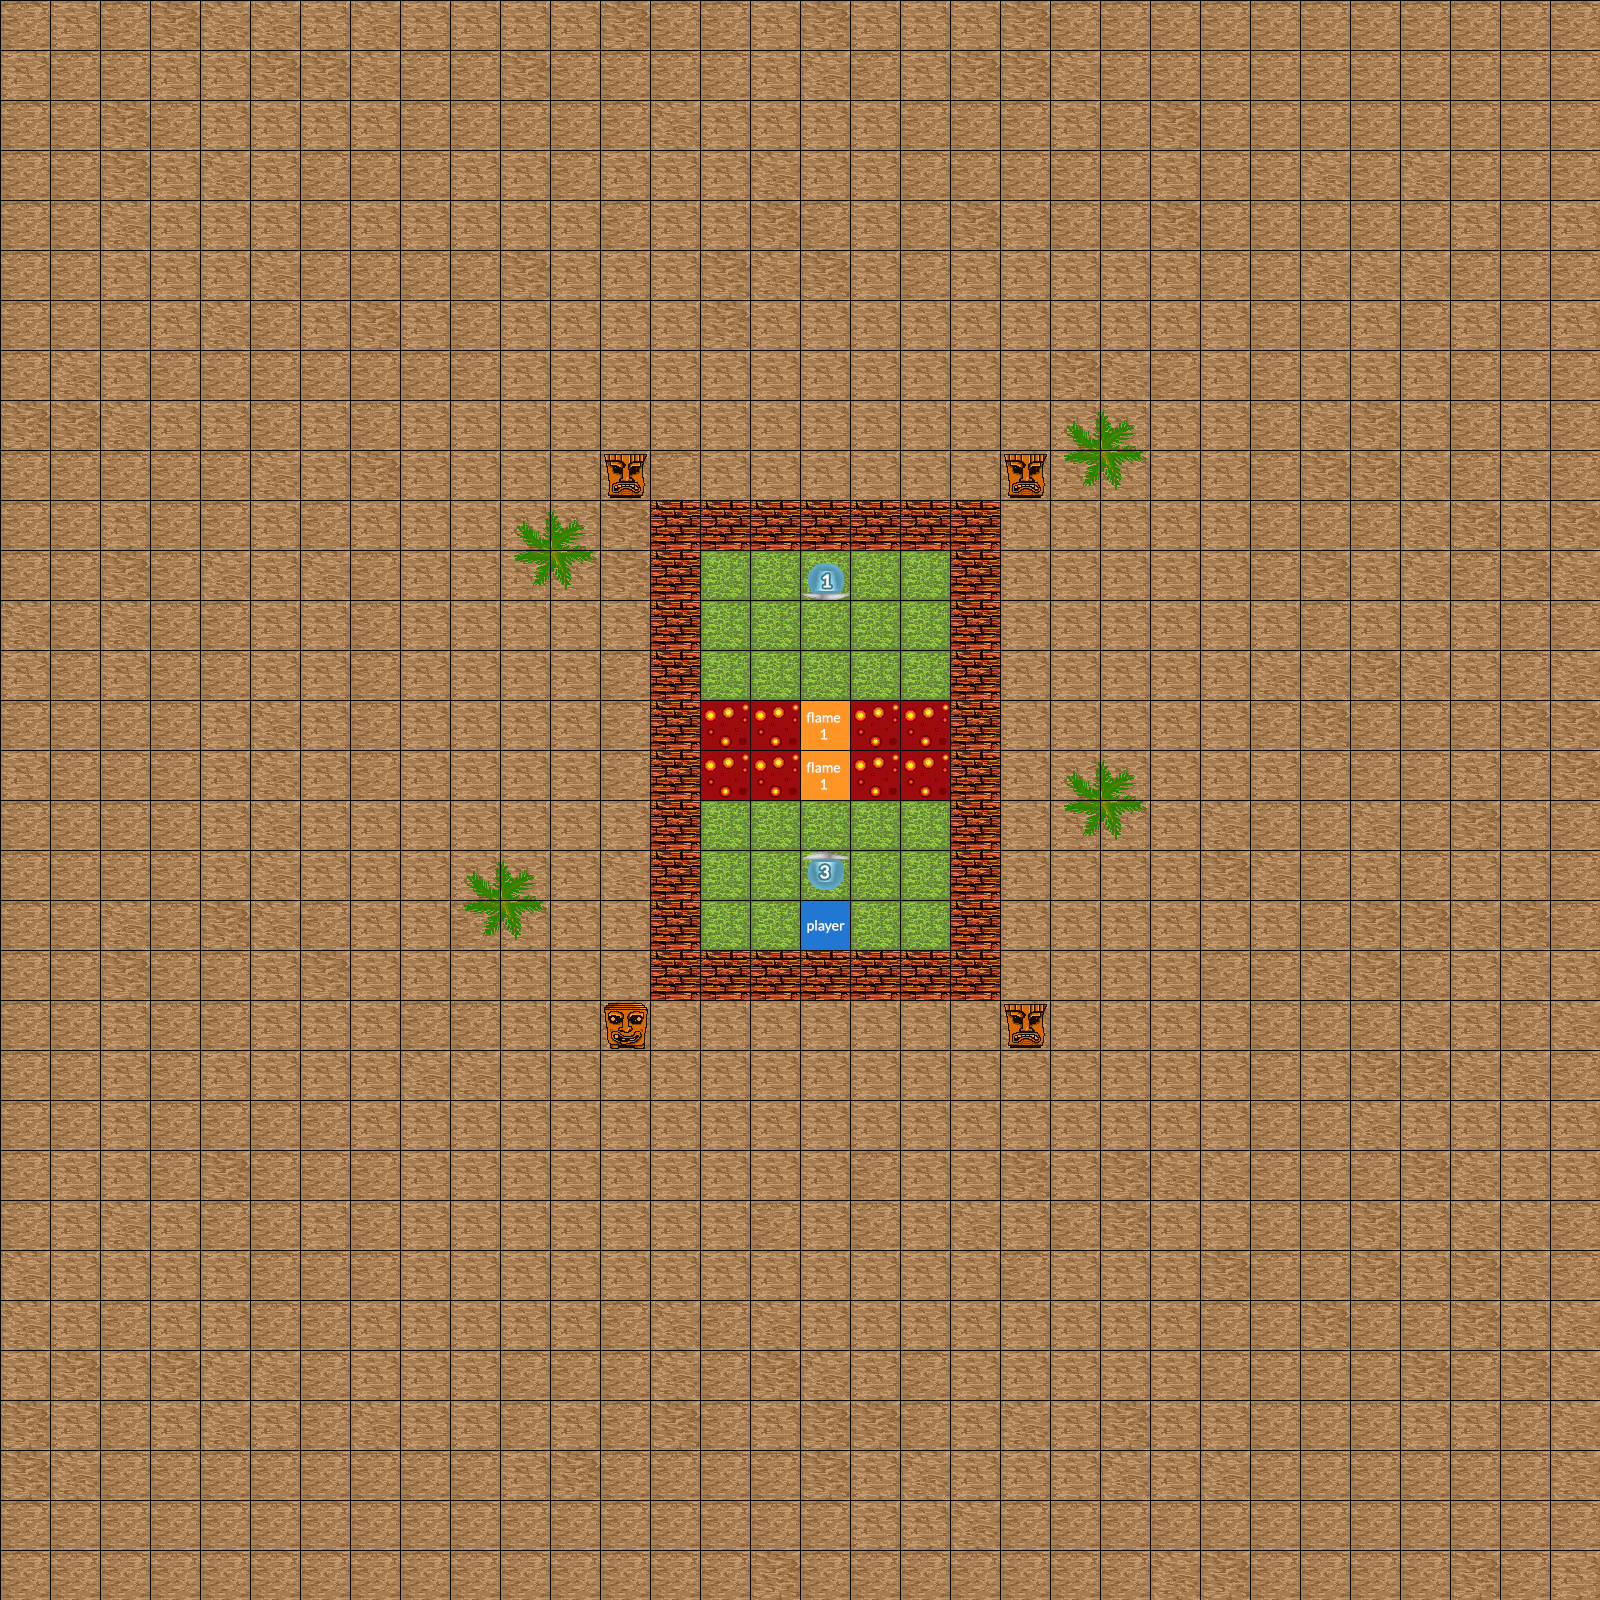

Below is a game level as drawn by its tile map, then a one-line description and the .tmx that defines it (tile-layer data replaced by summaries):
An orthogonal 32x32 tile map with 50x50 px tiles, 4 tile layers (Background, Paths, Interactive, Foreground).

<map version="1.0" orientation="orthogonal" renderorder="right-down" width="32" height="32" tilewidth="50" tileheight="50" nextobjectid="1">
 <properties>
  <property name="name" value="Template" />
 </properties>
 <tileset firstgid="1" name="tiles" tilewidth="50" tileheight="50" spacing="2" tilecount="540" columns="27">
  <image source="../images/tiles.png" width="1404" height="1040" />
  <tile id="432">
   <properties>
    <property name="fan" type="int" value="2" />
    <property name="moveable" type="bool" value="false" />
    <property name="strength" type="int" value="1" />
   </properties>
  </tile>
  <tile id="433">
   <properties>
    <property name="fan" value="0" />
    <property name="moveable" type="bool" value="false" />
    <property name="strength" type="int" value="1" />
   </properties>
  </tile>
  <tile id="434">
   <properties>
    <property name="fan" value="2" />
    <property name="moveable" type="bool" value="false" />
    <property name="strength" type="int" value="2" />
   </properties>
  </tile>
  <tile id="435">
   <properties>
    <property name="fan" value="0" />
    <property name="moveable" type="bool" value="false" />
    <property name="strength" type="int" value="2" />
   </properties>
  </tile>
  <tile id="436">
   <properties>
    <property name="fan" value="2" />
    <property name="moveable" type="bool" value="false" />
    <property name="strength" type="int" value="3" />
   </properties>
  </tile>
  <tile id="437">
   <properties>
    <property name="fan" value="0" />
    <property name="moveable" type="bool" value="false" />
    <property name="strength" type="int" value="3" />
   </properties>
  </tile>
  <tile id="438">
   <properties>
    <property name="flame" type="int" value="1" />
   </properties>
  </tile>
  <tile id="439">
   <properties>
    <property name="flame" type="int" value="2" />
   </properties>
  </tile>
  <tile id="447">
   <properties>
    <property name="fan" type="int" value="2" />
    <property name="moveable" type="bool" value="true" />
    <property name="strength" type="int" value="1" />
   </properties>
  </tile>
  <tile id="448">
   <properties>
    <property name="fan" type="int" value="0" />
    <property name="moveable" type="bool" value="true" />
    <property name="strength" type="int" value="1" />
   </properties>
  </tile>
  <tile id="449">
   <properties>
    <property name="fan" type="int" value="2" />
    <property name="moveable" type="bool" value="true" />
    <property name="strength" type="int" value="2" />
   </properties>
  </tile>
  <tile id="450">
   <properties>
    <property name="fan" type="int" value="0" />
    <property name="moveable" type="bool" value="true" />
    <property name="strength" type="int" value="2" />
   </properties>
  </tile>
  <tile id="451">
   <properties>
    <property name="fan" type="int" value="2" />
    <property name="moveable" type="bool" value="true" />
    <property name="strength" type="int" value="3" />
   </properties>
  </tile>
  <tile id="452">
   <properties>
    <property name="fan" type="int" value="0" />
    <property name="moveable" type="bool" value="true" />
    <property name="strength" type="int" value="3" />
   </properties>
  </tile>
  <tile id="459">
   <properties>
    <property name="fan" value="3" />
    <property name="moveable" type="bool" value="false" />
    <property name="strength" type="int" value="1" />
   </properties>
  </tile>
  <tile id="460">
   <properties>
    <property name="fan" type="int" value="1" />
    <property name="moveable" type="bool" value="false" />
    <property name="strength" type="int" value="1" />
   </properties>
  </tile>
  <tile id="461">
   <properties>
    <property name="fan" value="3" />
    <property name="moveable" type="bool" value="false" />
    <property name="strength" type="int" value="2" />
   </properties>
  </tile>
  <tile id="462">
   <properties>
    <property name="fan" type="int" value="1" />
    <property name="moveable" type="bool" value="false" />
    <property name="strength" type="int" value="2" />
   </properties>
  </tile>
  <tile id="463">
   <properties>
    <property name="fan" value="3" />
    <property name="moveable" type="bool" value="false" />
    <property name="strength" type="int" value="3" />
   </properties>
  </tile>
  <tile id="464">
   <properties>
    <property name="fan" type="int" value="1" />
    <property name="moveable" type="bool" value="false" />
    <property name="strength" type="int" value="3" />
   </properties>
  </tile>
  <tile id="465">
   <properties>
    <property name="flame" type="int" value="3" />
   </properties>
  </tile>
  <tile id="466">
   <properties>
    <property name="flame" type="int" value="4" />
   </properties>
  </tile>
  <tile id="474">
   <properties>
    <property name="fan" type="int" value="3" />
    <property name="moveable" type="bool" value="true" />
    <property name="strength" type="int" value="1" />
   </properties>
  </tile>
  <tile id="475">
   <properties>
    <property name="fan" type="int" value="1" />
    <property name="moveable" type="bool" value="true" />
    <property name="strength" type="int" value="1" />
   </properties>
  </tile>
  <tile id="476">
   <properties>
    <property name="fan" type="int" value="3" />
    <property name="moveable" type="bool" value="true" />
    <property name="strength" type="int" value="2" />
   </properties>
  </tile>
  <tile id="477">
   <properties>
    <property name="fan" type="int" value="1" />
    <property name="moveable" type="bool" value="true" />
    <property name="strength" type="int" value="2" />
   </properties>
  </tile>
  <tile id="478">
   <properties>
    <property name="fan" type="int" value="3" />
    <property name="moveable" type="bool" value="true" />
    <property name="strength" type="int" value="3" />
   </properties>
  </tile>
  <tile id="479">
   <properties>
    <property name="fan" type="int" value="1" />
    <property name="moveable" type="bool" value="true" />
    <property name="strength" type="int" value="3" />
   </properties>
  </tile>
  <tile id="486">
   <properties>
    <property name="fan" value="2" />
    <property name="moveable" type="bool" value="false" />
    <property name="strength" type="int" value="4" />
   </properties>
  </tile>
  <tile id="487">
   <properties>
    <property name="fan" value="0" />
    <property name="moveable" type="bool" value="false" />
    <property name="strength" type="int" value="4" />
   </properties>
  </tile>
  <tile id="488">
   <properties>
    <property name="fan" value="2" />
    <property name="moveable" type="bool" value="false" />
    <property name="strength" type="int" value="5" />
   </properties>
  </tile>
  <tile id="489">
   <properties>
    <property name="fan" value="0" />
    <property name="moveable" type="bool" value="false" />
    <property name="strength" type="int" value="5" />
   </properties>
  </tile>
  <tile id="490">
   <properties>
    <property name="fan" value="2" />
    <property name="moveable" type="bool" value="false" />
    <property name="strength" type="int" value="6" />
   </properties>
  </tile>
  <tile id="491">
   <properties>
    <property name="fan" value="0" />
    <property name="moveable" type="bool" value="false" />
    <property name="strength" type="int" value="6" />
   </properties>
  </tile>
  <tile id="492">
   <properties>
    <property name="lava" type="int" value="1" />
   </properties>
  </tile>
  <tile id="493">
   <properties>
    <property name="lava" type="int" value="2" />
   </properties>
  </tile>
  <tile id="501">
   <properties>
    <property name="fan" type="int" value="2" />
    <property name="moveable" type="bool" value="true" />
    <property name="strength" type="int" value="4" />
   </properties>
  </tile>
  <tile id="502">
   <properties>
    <property name="fan" type="int" value="0" />
    <property name="moveable" type="bool" value="true" />
    <property name="strength" type="int" value="4" />
   </properties>
  </tile>
  <tile id="503">
   <properties>
    <property name="fan" type="int" value="2" />
    <property name="moveable" type="bool" value="true" />
    <property name="strength" type="int" value="5" />
   </properties>
  </tile>
  <tile id="504">
   <properties>
    <property name="fan" type="int" value="0" />
    <property name="moveable" type="bool" value="true" />
    <property name="strength" type="int" value="5" />
   </properties>
  </tile>
  <tile id="505">
   <properties>
    <property name="fan" type="int" value="2" />
    <property name="moveable" type="bool" value="true" />
    <property name="strength" type="int" value="6" />
   </properties>
  </tile>
  <tile id="506">
   <properties>
    <property name="fan" type="int" value="0" />
    <property name="moveable" type="bool" value="true" />
    <property name="strength" type="int" value="6" />
   </properties>
  </tile>
  <tile id="513">
   <properties>
    <property name="fan" value="3" />
    <property name="moveable" type="bool" value="false" />
    <property name="strength" type="int" value="4" />
   </properties>
  </tile>
  <tile id="514">
   <properties>
    <property name="fan" type="int" value="1" />
    <property name="moveable" type="bool" value="false" />
    <property name="strength" type="int" value="4" />
   </properties>
  </tile>
  <tile id="515">
   <properties>
    <property name="fan" value="3" />
    <property name="moveable" type="bool" value="false" />
    <property name="strength" type="int" value="5" />
   </properties>
  </tile>
  <tile id="516">
   <properties>
    <property name="fan" type="int" value="1" />
    <property name="moveable" type="bool" value="false" />
    <property name="strength" type="int" value="5" />
   </properties>
  </tile>
  <tile id="517">
   <properties>
    <property name="fan" value="3" />
    <property name="moveable" type="bool" value="false" />
    <property name="strength" type="int" value="6" />
   </properties>
  </tile>
  <tile id="518">
   <properties>
    <property name="fan" type="int" value="1" />
    <property name="moveable" type="bool" value="false" />
    <property name="strength" type="int" value="6" />
   </properties>
  </tile>
  <tile id="519">
   <properties>
    <property name="lava" type="int" value="3" />
   </properties>
  </tile>
  <tile id="520">
   <properties>
    <property name="lava" type="int" value="4" />
   </properties>
  </tile>
  <tile id="527">
   <properties>
    <property name="player" type="bool" value="true" />
   </properties>
  </tile>
  <tile id="528">
   <properties>
    <property name="fan" type="int" value="3" />
    <property name="moveable" type="bool" value="true" />
    <property name="strength" type="int" value="4" />
   </properties>
  </tile>
  <tile id="529">
   <properties>
    <property name="fan" type="int" value="1" />
    <property name="moveable" type="bool" value="true" />
    <property name="strength" type="int" value="4" />
   </properties>
  </tile>
  <tile id="530">
   <properties>
    <property name="fan" type="int" value="3" />
    <property name="moveable" type="bool" value="true" />
    <property name="strength" type="int" value="5" />
   </properties>
  </tile>
  <tile id="531">
   <properties>
    <property name="fan" type="int" value="1" />
    <property name="moveable" type="bool" value="true" />
    <property name="strength" type="int" value="5" />
   </properties>
  </tile>
  <tile id="532">
   <properties>
    <property name="fan" type="int" value="3" />
    <property name="moveable" type="bool" value="true" />
    <property name="strength" type="int" value="6" />
   </properties>
  </tile>
  <tile id="533">
   <properties>
    <property name="fan" type="int" value="1" />
    <property name="moveable" type="bool" value="true" />
    <property name="strength" type="int" value="6" />
   </properties>
  </tile>
 </tileset>
 <layer name="Background" width="32" height="32">
  <data>[1024 cells, 1024 non-empty, 7 distinct tile ids]</data>
 </layer>
 <layer name="Paths" width="32" height="32">
  <data>[1024 cells, 38 non-empty, 2 distinct tile ids]</data>
 </layer>
 <layer name="Interactive" width="32" height="32">
  <data>[1024 cells, 13 non-empty, 5 distinct tile ids]</data>
 </layer>
 <layer name="Foreground" width="32" height="32">
  <data>[1024 cells, 55 non-empty, 16 distinct tile ids]</data>
 </layer>
</map>
